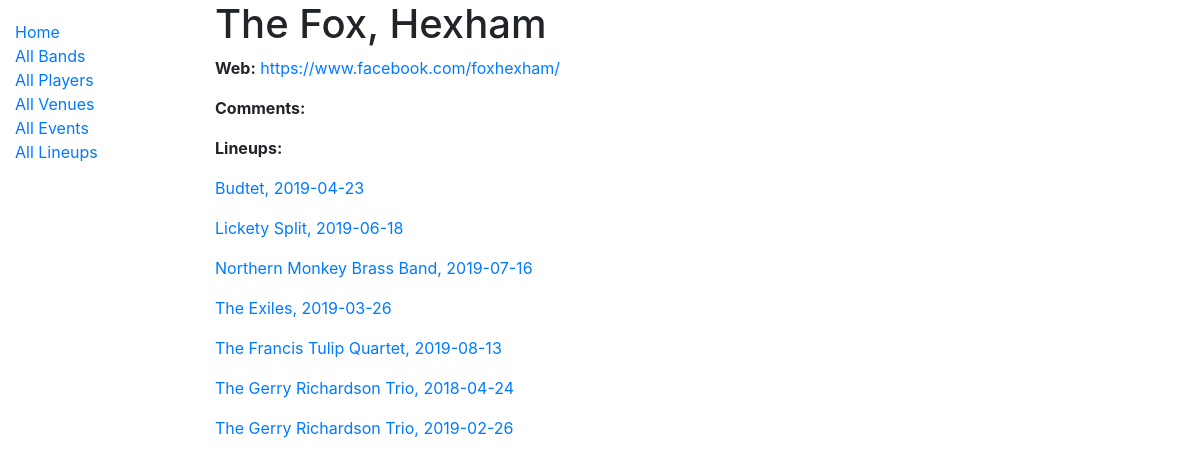
/jazz/venues/the-fox-hexham, run on the app's committed database.
### jazz/models.py (models this page shows, shortened)
class Venue(models.Model):
	venue_name = models.CharField('Venue Name', max_length=120)
	venue_web = models.URLField('Web Address', blank = True)
	comments = models.CharField('Comments', max_length=120, blank = True)
	slug = models.SlugField(unique=True, blank = True)

class Lineup(models.Model):
	band_name = models.ForeignKey('Band', on_delete=models.SET_NULL, null=True)
	date = models.DateField(null=True, blank=True)
	piece = models.IntegerField(null=True, blank=True)
	player = models.ManyToManyField('Player')
	comments = models.CharField('Comments', max_length=120, blank = True)
	venue = models.ForeignKey('Venue', on_delete=models.SET_NULL, null=True, blank = True, help_text='Select venue for this event')
	event = models.ForeignKey('Event', on_delete=models.SET_NULL, null=True, blank = True, help_text='Select event type')
	slug = models.SlugField(unique=True, blank = True, max_length = 125)
	class Meta:
		ordering = ['band_name', 'date']
		constraints = [models.UniqueConstraint(fields=['band_name', 'date'], name='unique_lineup')]
	def __str__(self):
		return f'{self.band_name}, {self.date}'

class Band(models.Model):
	band_name = models.CharField(max_length=100, unique = True)
	comments = models.CharField(max_length=500, unique = False, blank = True, null = True)
	band_web = models.URLField('Web Address', blank = True)
	slug = models.SlugField(unique=True, max_length=125 , blank = True)
	class Meta:
		ordering = ['band_name']
	def __str__(self):
		return f'{self.band_name}'

### jazz/views.py (the view)
# urls.py: path('venues/<slug:slug>', views.VenueDetailView.as_view(), name='venue-detail'),
class VenueDetailView(generic.DetailView):
    model = Venue

### jazz/templates/jazz/venue_detail.html
{% extends "base_generic.html" %}
{% block content %}
  <h1>{{ venue.venue_name }}</h1>
  <p><strong>Web:</strong> <a href="{{ venue.venue_web }}" target="_blank" >{{ venue.venue_web }}</a></p>
  <p><strong>Comments:</strong> {{ event.comments }}</p>
  <p><strong>Lineups:</strong> {% for lineup in venue.lineup_set.all %}</p>
			<a href="{% url 'lineup-detail' lineup.slug %}">{{ lineup }}</a>
			{% endfor %}
{% endblock %}

### data on the page
Venue: venue_name "The Fox, Hexham", venue_web "https://www.facebook.com/foxhexham/"
Lineup: band_name+date "Budtet, 2019-04-23"
Lineup: band_name+date "Lickety Split, 2019-06-18"
Lineup: band_name+date "Northern Monkey Brass Band, 2019-07-16"
Lineup: band_name+date "The Exiles, 2019-03-26"
Lineup: band_name+date "The Francis Tulip Quartet, 2019-08-13"
Lineup: band_name+date "The Gerry Richardson Trio, 2018-04-24"
Lineup: band_name+date "The Gerry Richardson Trio, 2019-02-26"
